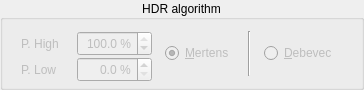
        <widget class="QGroupBox" name="HDRgroupBox">
         <property name="sizePolicy">
          <sizepolicy hsizetype="Fixed" vsizetype="Fixed">
           <horstretch>0</horstretch>
           <verstretch>0</verstretch>
          </sizepolicy>
         </property>
         <property name="minimumSize">
          <size>
           <width>364</width>
           <height>90</height>
          </size>
         </property>
         <property name="maximumSize">
          <size>
           <width>364</width>
           <height>90</height>
          </size>
         </property>
         <property name="toolTip">
          <string notr="true">Selecting the HDR algorithm to use.</string>
         </property>
         <property name="statusTip">
          <string notr="true"/>
         </property>
         <property name="whatsThis">
          <string notr="true"/>
         </property>
         <property name="accessibleName">
          <string notr="true"/>
         </property>
         <property name="accessibleDescription">
          <string notr="true"/>
         </property>
         <property name="title">
          <string>HDR algorithm</string>
         </property>
         <property name="alignment">
          <set>Qt::AlignCenter</set>
         </property>
         <layout class="QHBoxLayout" name="horizontalLayout_11">
          <item>
           <layout class="QVBoxLayout" name="verticalLayout_15">
            <item>
             <layout class="QHBoxLayout" name="horizontalLayout_8">
              <item>
               <widget class="QLabel" name="PHighLabel">
                <property name="enabled">
                 <bool>false</bool>
                </property>
                <property name="minimumSize">
                 <size>
                  <width>50</width>
                  <height>25</height>
                 </size>
                </property>
                <property name="maximumSize">
                 <size>
                  <width>50</width>
                  <height>25</height>
                 </size>
                </property>
                <property name="toolTip">
                 <string notr="true">Determines the percentile
of maximum brightness to
use in the Mertens algorithm.
Pixels of higher brightness are
ignored.
Values between 88 and 100 %.</string>
                </property>
                <property name="statusTip">
                 <string notr="true"/>
                </property>
                <property name="whatsThis">
                 <string notr="true"/>
                </property>
                <property name="accessibleName">
                 <string notr="true"/>
                </property>
                <property name="accessibleDescription">
                 <string notr="true"/>
                </property>
                <property name="text">
                 <string notr="true">P. High</string>
                </property>
               </widget>
              </item>
              <item>
               <widget class="QDoubleSpinBox" name="PHighSpinBox">
                <property name="enabled">
                 <bool>false</bool>
                </property>
                <property name="sizePolicy">
                 <sizepolicy hsizetype="Fixed" vsizetype="Fixed">
                  <horstretch>0</horstretch>
                  <verstretch>0</verstretch>
                 </sizepolicy>
                </property>
                <property name="minimumSize">
                 <size>
                  <width>75</width>
                  <height>25</height>
                 </size>
                </property>
                <property name="maximumSize">
                 <size>
                  <width>75</width>
                  <height>25</height>
                 </size>
                </property>
                <property name="toolTip">
                 <string notr="true">Determines the percentile
of maximum brightness to
use in the Mertens algorithm.
Pixels of higher brightness are
ignored.
Values between 88 and 100 %.</string>
                </property>
                <property name="statusTip">
                 <string notr="true"/>
                </property>
                <property name="whatsThis">
                 <string notr="true"/>
                </property>
                <property name="accessibleName">
                 <string notr="true"/>
                </property>
                <property name="accessibleDescription">
                 <string notr="true"/>
                </property>
                <property name="alignment">
                 <set>Qt::AlignRight|Qt::AlignTrailing|Qt::AlignVCenter</set>
                </property>
                <property name="specialValueText">
                 <string notr="true"/>
                </property>
                <property name="suffix">
                 <string> %</string>
                </property>
                <property name="decimals">
                 <number>1</number>
                </property>
                <property name="minimum">
                 <double>88.000000000000000</double>
                </property>
                <property name="singleStep">
                 <double>0.100000000000000</double>
                </property>
                <property name="value">
                 <double>100.000000000000000</double>
                </property>
               </widget>
              </item>
             </layout>
            </item>
            <item>
             <layout class="QHBoxLayout" name="horizontalLayout_10">
              <item>
               <widget class="QLabel" name="PLowLabel">
                <property name="enabled">
                 <bool>false</bool>
                </property>
                <property name="sizePolicy">
                 <sizepolicy hsizetype="Fixed" vsizetype="Fixed">
                  <horstretch>0</horstretch>
                  <verstretch>0</verstretch>
                 </sizepolicy>
                </property>
                <property name="minimumSize">
                 <size>
                  <width>50</width>
                  <height>25</height>
                 </size>
                </property>
                <property name="maximumSize">
                 <size>
                  <width>50</width>
                  <height>25</height>
                 </size>
                </property>
                <property name="toolTip">
                 <string notr="true">Determines the percentile
of minimum brightness to
use in the Mertens algorithm.
Pixels of lower brightness are
ignored.
Values between 0 and 12 %.</string>
                </property>
                <property name="statusTip">
                 <string notr="true"/>
                </property>
                <property name="whatsThis">
                 <string notr="true"/>
                </property>
                <property name="accessibleName">
                 <string notr="true"/>
                </property>
                <property name="accessibleDescription">
                 <string notr="true"/>
                </property>
                <property name="text">
                 <string notr="true">P. Low</string>
                </property>
               </widget>
              </item>
              <item>
               <widget class="QDoubleSpinBox" name="PLowSpinBox">
                <property name="enabled">
                 <bool>false</bool>
                </property>
                <property name="sizePolicy">
                 <sizepolicy hsizetype="Fixed" vsizetype="Fixed">
                  <horstretch>0</horstretch>
                  <verstretch>0</verstretch>
                 </sizepolicy>
                </property>
                <property name="minimumSize">
                 <size>
                  <width>75</width>
                  <height>25</height>
                 </size>
                </property>
                <property name="maximumSize">
                 <size>
                  <width>71</width>
                  <height>25</height>
                 </size>
                </property>
                <property name="toolTip">
                 <string notr="true">Determines the percentile
of minimum brightness to
use in the Mertens algorithm.
Pixels of lower brightness are
ignored.
Values between 0 and 12 %.</string>
                </property>
                <property name="statusTip">
                 <string notr="true"/>
                </property>
                <property name="whatsThis">
                 <string notr="true"/>
                </property>
                <property name="accessibleName">
                 <string notr="true"/>
                </property>
                <property name="accessibleDescription">
                 <string notr="true"/>
                </property>
                <property name="alignment">
                 <set>Qt::AlignRight|Qt::AlignTrailing|Qt::AlignVCenter</set>
                </property>
                <property name="specialValueText">
                 <string notr="true"/>
                </property>
                <property name="prefix">
                 <string/>
                </property>
                <property name="suffix">
                 <string> %</string>
                </property>
                <property name="decimals">
                 <number>1</number>
                </property>
                <property name="maximum">
                 <double>12.000000000000000</double>
                </property>
                <property name="singleStep">
                 <double>0.100000000000000</double>
                </property>
               </widget>
              </item>
             </layout>
            </item>
           </layout>
          </item>
          <item>
           <widget class="QRadioButton" name="HDRMertensRadioButton">
            <property name="enabled">
             <bool>false</bool>
            </property>
            <property name="sizePolicy">
             <sizepolicy hsizetype="Fixed" vsizetype="Fixed">
              <horstretch>0</horstretch>
              <verstretch>0</verstretch>
             </sizepolicy>
            </property>
            <property name="minimumSize">
             <size>
              <width>70</width>
              <height>30</height>
             </size>
            </property>
            <property name="maximumSize">
             <size>
              <width>70</width>
              <height>30</height>
             </size>
            </property>
            <property name="toolTip">
             <string notr="true">Use image blending by the Mertens algorithm.
Has the advantage of simplicity, no tone mapping
is required.</string>
            </property>
            <property name="statusTip">
             <string notr="true"/>
            </property>
            <property name="whatsThis">
             <string notr="true"/>
            </property>
            <property name="accessibleName">
             <string notr="true"/>
            </property>
            <property name="accessibleDescription">
             <string notr="true"/>
            </property>
            <property name="text">
             <string notr="true">&amp;Mertens</string>
            </property>
            <property name="checked">
             <bool>true</bool>
            </property>
           </widget>
          </item>
          <item>
           <widget class="Line" name="line_4">
            <property name="orientation">
             <enum>Qt::Vertical</enum>
            </property>
           </widget>
          </item>
          <item>
           <widget class="QRadioButton" name="HDRDebevecRadioButton">
            <property name="enabled">
             <bool>false</bool>
            </property>
            <property name="sizePolicy">
             <sizepolicy hsizetype="Fixed" vsizetype="Fixed">
              <horstretch>0</horstretch>
              <verstretch>0</verstretch>
             </sizepolicy>
            </property>
            <property name="minimumSize">
             <size>
              <width>76</width>
              <height>30</height>
             </size>
            </property>
            <property name="maximumSize">
             <size>
              <width>76</width>
              <height>30</height>
             </size>
            </property>
            <property name="toolTip">
             <string notr="true">Use HDR Debevec algorithm.
In tests carried out, it has been found
that, to obtain good results, it is
necessary to take enough images.
Minimum 6 images.
It is necessary to choose a tone mapping
algorithm. Recommended Reinhard.</string>
            </property>
            <property name="statusTip">
             <string notr="true"/>
            </property>
            <property name="whatsThis">
             <string notr="true"/>
            </property>
            <property name="accessibleName">
             <string notr="true"/>
            </property>
            <property name="accessibleDescription">
             <string notr="true"/>
            </property>
            <property name="text">
             <string notr="true">&amp;Debevec</string>
            </property>
            <property name="checked">
             <bool>false</bool>
            </property>
           </widget>
          </item>
         </layout>
        </widget>
